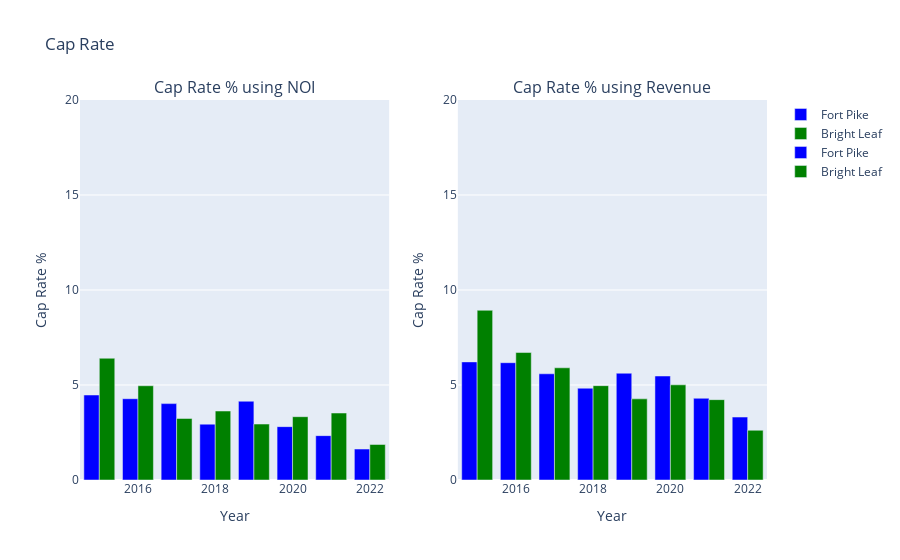

This figure's notebook cell:
### Code cell
fig = make_subplots(
    rows=1, cols=2, subplot_titles=("Cap Rate % using NOI", "Cap Rate % using Revenue"))
#Using NOI
trace1 = go.Bar(x = cap_fp["Year"], y=cap_fp["Cap_Rate_FP"], marker=dict(color="Blue", opacity=1), name="Fort Pike")
fig.add_trace(trace1, row=1, col=1)
trace2 = go.Bar(x = cap_bl["Year"], y=cap_bl["Cap_Rate_BL"], marker=dict(color="green", opacity=1), name="Bright Leaf")
fig.add_trace(trace2, row=1, col=1)

#Using Revenue
trace3 = go.Bar(x = cap_fp_["Year"], y=cap_fp_["Cap_Rate_FP"], marker=dict(color="Blue", opacity=1), name="Fort Pike")
fig.add_trace(trace3, row=1, col=2)
trace4 = go.Bar(x = cap_bl_["Year"], y=cap_bl_["Cap_Rate_BL"], marker=dict(color="green", opacity=1), name="Bright Leaf")
fig.add_trace(trace4, row=1, col=2)

fig.update_xaxes(title_text="Year", row = 1, col =1)
fig.update_yaxes(title_text="Cap Rate %", range=[0,20], row = 1, col = 1)
fig.update_xaxes(title_text="Year", row = 1, col =2)
fig.update_yaxes(title_text="Cap Rate %", range=[0,20], row = 1, col = 2)
fig.update_layout(title = "Cap Rate", barmode="group")

### Figure 1 — Plotly figure (JSON) as saved in the notebook; plotly's stock layout.template omitted (floating-point values rounded to 4 significant figures)
{"data": [{"marker": {"color": "Blue", "opacity": 1}, "name": "Fort Pike", "type": "bar", "x": [2015, 2016, 2017, 2018, 2019, 2020, 2021, 2022], "xaxis": "x", "y": [4.473, 4.278, 4.021, 2.94, 4.146, 2.809, 2.335, 1.629], "yaxis": "y"}, {"marker": {"color": "green", "opacity": 1}, "name": "Bright Leaf", "type": "bar", "x": [2015, 2016, 2017, 2018, 2019, 2020, 2021, 2022], "xaxis": "x", "y": [6.408, 4.961, 3.238, 3.63, 2.945, 3.332, 3.525, 1.869], "yaxis": "y"}, {"marker": {"color": "Blue", "opacity": 1}, "name": "Fort Pike", "type": "bar", "x": [2015, 2016, 2017, 2018, 2019, 2020, 2021, 2022], "xaxis": "x2", "y": [6.216, 6.173, 5.59, 4.831, 5.62, 5.473, 4.301, 3.312], "yaxis": "y2"}, {"marker": {"color": "green", "opacity": 1}, "name": "Bright Leaf", "type": "bar", "x": [2015, 2016, 2017, 2018, 2019, 2020, 2021, 2022], "xaxis": "x2", "y": [8.932, 6.709, 5.905, 4.966, 4.271, 5.008, 4.229, 2.617], "yaxis": "y2"}], "layout": {"annotations": [{"font": {"size": 16}, "showarrow": false, "text": "Cap Rate % using NOI", "x": 0.225, "xanchor": "center", "xref": "paper", "y": 1, "yanchor": "bottom", "yref": "paper"}, {"font": {"size": 16}, "showarrow": false, "text": "Cap Rate % using Revenue", "x": 0.775, "xanchor": "center", "xref": "paper", "y": 1, "yanchor": "bottom", "yref": "paper"}], "barmode": "group", "title": {"text": "Cap Rate"}, "xaxis": {"anchor": "y", "domain": [0, 0.45], "title": {"text": "Year"}}, "xaxis2": {"anchor": "y2", "domain": [0.55, 1], "title": {"text": "Year"}}, "yaxis": {"anchor": "x", "domain": [0, 1], "range": [0, 20], "title": {"text": "Cap Rate %"}}, "yaxis2": {"anchor": "x2", "domain": [0, 1], "range": [0, 20], "title": {"text": "Cap Rate %"}}}}
